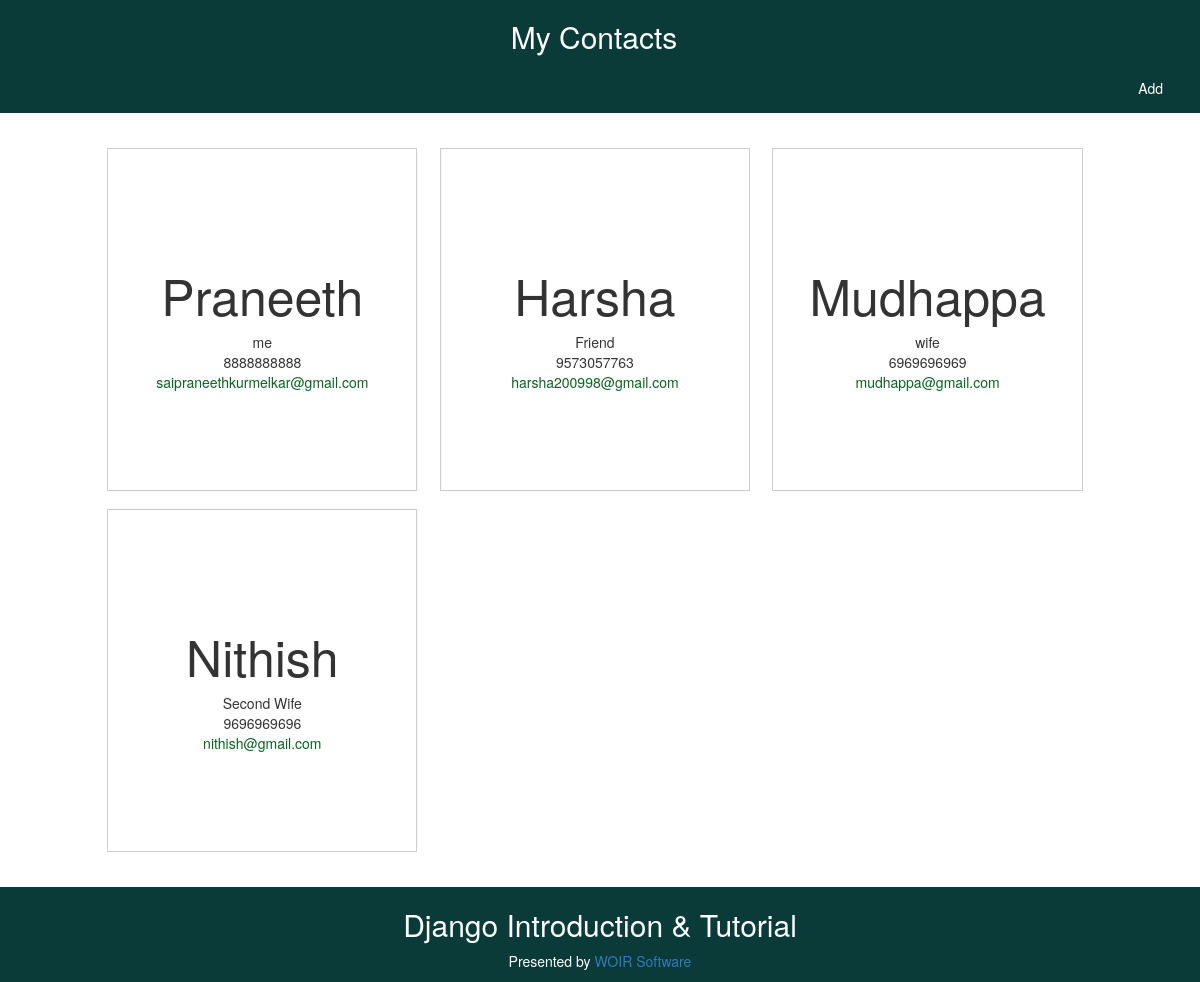
The page / on the database its author committed.
### ContactsApp/models.py (models this page shows, shortened)
class Contact(models.Model):
   name = models.CharField(max_length=200)
   relation = models.CharField(max_length=200)
   phone = models.CharField(max_length=200)
   email = models.CharField(max_length=200)

### ContactsApp/views.py (the view)
# urls.py: url(r'^$', views.show),
def show(request):
    contact_list = Contact.objects.all()
    return render(request, 'ContactsApp/show.html', {'contacts': contact_list})

### ContactsApp/Templates/ContactsApp/show.html
{% extends 'ContactsApp/background.html' %}
{% load staticfiles %}
{% block content %}
<div class="container-show">
 <ul class="grid" style="list-style-type: none">
 {% for contact in contacts %}
 <li>
 <div>
 <h2 class="name">{{ contact.name }}</h2>
 <div class="relation">{{ contact.relation }}</div>
 <div class="phone">{{ contact.phone }}</div>
 <div class="email"><a href='{{ contact.email }}'>{{ contact.email }}</a> </div>
 </div>
 </li>
 {% endfor %}
 </ul>
</div>
{% endblock content %}

### ContactsApp/Templates/ContactsApp/background.html (shortened to what this page needs)
{% load staticfiles %}
<!DOCTYPE HTML>
<html lang="en-US">
<head>
 <link rel="stylesheet" href="https://maxcdn.bootstrapcdn.com/bootstrap/3.3.5/css/bootstrap.min.css">
 <link rel="stylesheet" href="https://maxcdn.bootstrapcdn.com/bootstrap/3.3.5/css/bootstrap-theme.min.css">
 <link rel="stylesheet" href="{% static 'css/show.css' %}">
 <link rel="stylesheet" href="{% static 'css/add.css' %}">
</head>
<body>
 <div class="header">
 <h2><a href="/">My Contacts</a></h2>
 <div class="pull-right">
 <a href="/add">Add</a>
 </div>
 </div>
 <div class="body">
 {% block content %}
 </div>
 <div class="footer">
 <h2>Django Introduction & Tutorial</h2>
 <p>Presented by <a href="https://www.facebook.com/WOIR-Software-India-Pvt-Ltd-328594120836182/?ref=br_rs">WOIR Software</a></p>
 </div>
</body>
</html>

### ContactsApp/static/css/show.css (style rules this page uses)
html { height: 100%; }
.name { font-size: 50px; }
.email { color: #0B6121; }
.grid { overflow: hidden; padding: 2em 2em; max-width: 76em; margin: 0 auto; }
.grid li { padding: 0 0.8em 1.3em ; }
.grid li > div { border-bottom: 1.8px solid #cccccc; border-right: 1.4px solid #cccccc; border-left: 0.7px solid #cccccc; border-top: 0.6px solid #cccccc; background: #ffffff; padding: 7em 2em; text-align: center; }
.grid li a { color: #0B6121;see output }
@media all and (min-width: 27em) { .grid li { width: 100%; float: left; } }
@media all and (min-width: 40em) { .grid li { width: 50%; } }
@media all and (min-width: 60em) { .grid li { width: 33%; } }
.container-show { padding-top: 10%; padding-bottom: 7%; }
body { position: relative; margin: 0; min-height: 100%; }
.footer { color:white; text-align: center; padding: 0.5px; width: 100%; height: 95px; background-color: #0b3B39; position: absolute; right: 0; bottom: 0; left: 0; }
.header { color:white; background-color: #0B3B39; width: 100%; position:fixed; text-align: center; transition: top .2s ease-in; }
.header a { text-decoration:none; display:block; color:white; background: url(image url) center center no-repeat; margin-right: 12px; padding: 15px 25px; }
.header h2 a { text-decoration:none; color:white; padding: 0px 0px; }

### rows shown on the page
Contact: name "Praneeth", relation "me", phone "8888888888", email "saipraneethkurmelkar@gmail.com"
Contact: name "Harsha", relation "Friend", phone "9573057763", email "harsha200998@gmail.com"
Contact: name "Mudhappa", relation "wife", phone "6969696969", email "mudhappa@gmail.com"
Contact: name "Nithish", relation "Second Wife", phone "9696969696", email "nithish@gmail.com"
